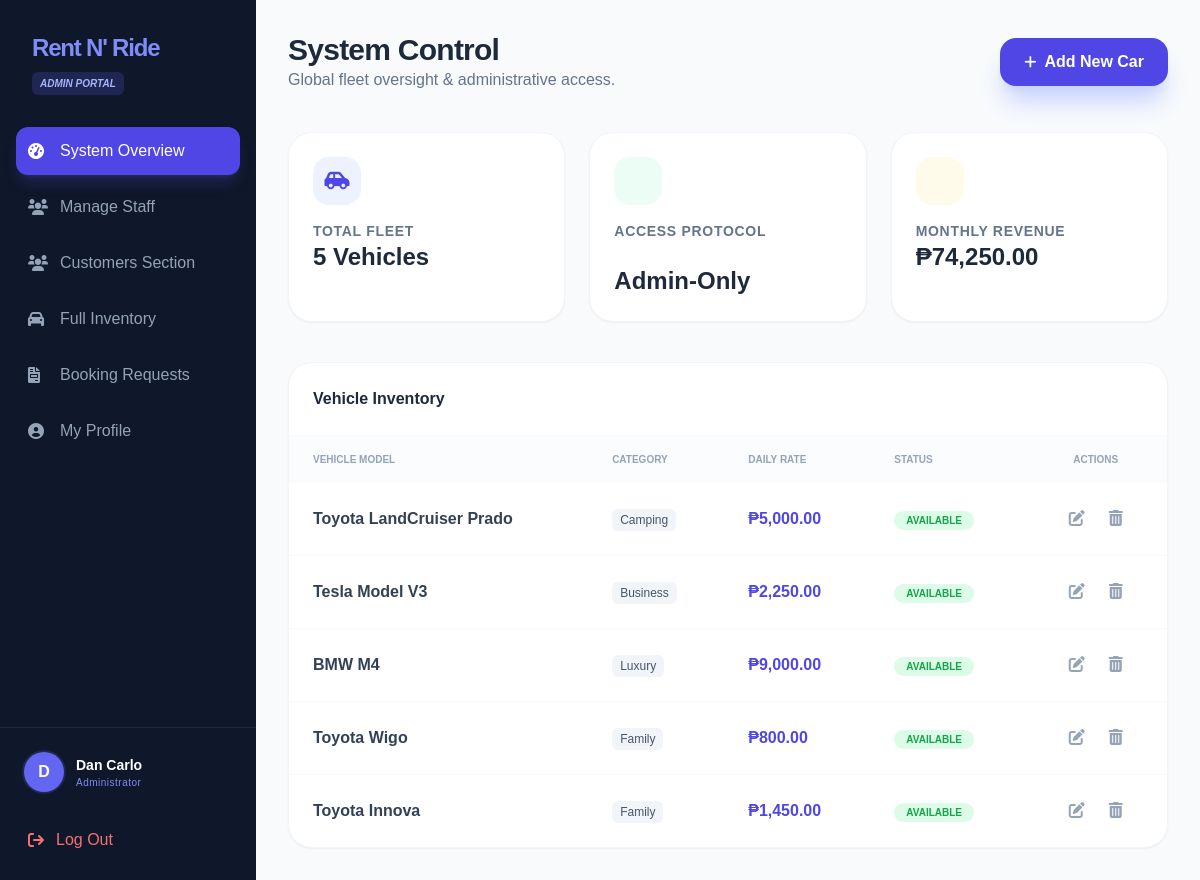
Screenshot of /index.php (signed in) with the database file from the repository.
### tables this page shows
CREATE TABLE `tbl_cars` (
  `id` int(11) NOT NULL,
  `model` varchar(100) NOT NULL,
  `type` varchar(50) DEFAULT NULL,
  `status` varchar(50) DEFAULT 'Available',
  `daily_rate` decimal(10,2) DEFAULT NULL,
  `image` varchar(255) DEFAULT NULL
);

### admindashboard.php (the view, shortened to what this page needs)
<?php
require_once 'auth.php';
$cars = [];
try {
    $stmt = $pdo->query("SELECT * FROM tbl_cars ORDER BY id DESC");
    $cars = $stmt->fetchAll(PDO::FETCH_ASSOC);
} catch (PDOException $e) {
    $error_db = "Database error: " . $e->getMessage();
}
?>
<!DOCTYPE html>
<html lang="en">
<head>
    <script src="https://cdn.tailwindcss.com"></script>
    <link rel="stylesheet" href="https://cdnjs.cloudflare.com/ajax/libs/font-awesome/6.0.0/css/all.min.css">
</head>
<body class="bg-slate-50" x-data="{ showLogoutModal: false }">
    <div class="flex min-h-screen">
        <aside class="w-64 glass-sidebar text-white flex flex-col fixed h-full">
            <div class="p-8">
                <h1 class="text-2xl font-bold tracking-tighter text-indigo-400">Rent N' Ride</h1>
                <span class="text-[10px] bg-indigo-500/20 text-indigo-300 px-2 py-1 rounded-md uppercase font-bold mt-2 inline-block italic">Admin Portal</span>
            </div>
            <nav class="flex-1 px-4 space-y-2">
                <a href="index.php" class="flex items-center space-x-3 p-3 bg-indigo-600 rounded-xl text-white shadow-lg shadow-indigo-500/20 transition">
                    <i class="fa-solid fa-gauge-high w-5"></i> <span>System Overview</span>
                </a>
                <a href="manage_staff.php" class="flex items-center space-x-3 p-3 text-slate-400 hover:bg-slate-800 rounded-xl">
                    <i class="fa-solid fa-users w-5"></i> <span>Manage Staff</span>
                </a>
                <a href="customer.php" class="flex items-center space-x-3 p-3 text-slate-400 hover:bg-slate-800 rounded-xl transition">
                    <i class="fa-solid fa-users w-5"></i> <span>Customers Section</span>
                </a>
                <a href="car_manage.php" class="flex items-center space-x-3 p-3 text-slate-400 hover:bg-slate-800 rounded-xl transition">
                    <i class="fa-solid fa-car w-5"></i> <span>Full Inventory</span>
                </a>
                <a href="manage_rentals.php" class="flex items-center space-x-3 p-3 <?= ($current_page == 'manage_rentals.php') ? 'bg-indigo-600 text-white' : 'text-slate-400 hover:bg-slate-800' ?> rounded-xl transition">
                    <i class="fa-solid fa-file-invoice w-5"></i>
                    <span>Booking Requests</span>
                </a>
                <a href="admin_profile.php" class="flex items-center space-x-3 p-3 text-slate-400 hover:bg-slate-800 rounded-xl transition group">
                    <i class="fa-solid fa-circle-user w-5 group-hover:text-indigo-400 transition"></i>
                    <span>My Profile</span>
                </a>
            </nav>
            <div class="p-4 border-t border-slate-800">
                <div class="flex items-center space-x-3 mb-4 px-2 p-2 rounded-xl">
                    <div class="w-10 h-10 bg-indigo-500 rounded-full flex items-center justify-center font-bold text-white ring-2 ring-indigo-500/20">
                        <?php echo strtoupper(substr($_SESSION['username'] ?? 'A', 0, 1)); ?>
                    </div>
                    <div>
                        <p class="text-sm font-semibold truncate w-32"><?php echo htmlspecialchars($_SESSION['username'] ?? 'Admin'); ?></p>
                        <p class="text-[10px] text-indigo-400 font tracking-wider">Administrator</p>
                    </div>
                </div>
                <button @click="showLogoutModal = true" class="flex items-center space-x-3 p-3 text-red-400 hover:bg-red-500/10 rounded-xl transition w-full text-left">
                    <i class="fa-solid fa-arrow-right-from-bracket"></i> <span>Log Out</span>
                </button>
            </div>
        </aside>
        <main class="ml-64 flex-1 p-8">
            <header class="flex justify-between items-center mb-10">
                <div>
                    <h2 class="text-3xl font-bold text-slate-800 tracking-tight">System Control</h2>
                    <p class="text-slate-500">Global fleet oversight & administrative access.</p>
                </div>
                <button onclick="openModal('addCarModal')" class="bg-indigo-600 text-white px-6 py-3 rounded-2xl font-bold flex items-center gap-2 hover:bg-indigo-700 transition shadow-xl shadow-indigo-200">
                    <i class="fa-solid fa-plus text-sm"></i> Add New Car
                </button>
            </header>
            <div class="grid grid-cols-1 md:grid-cols-3 gap-6 mb-10">
                <div class="bg-white p-6 rounded-3xl border border-slate-100 shadow-sm transition">
                    <div class="w-12 h-12 bg-indigo-50 text-indigo-600 rounded-2xl flex items-center justify-center mb-4">
                        <i class="fa-solid fa-car-side text-xl"></i>
                    </div>
                    <p class="text-slate-500 text-sm font-semibold uppercase tracking-wider">Total Fleet</p>
                    <h3 class="text-2xl font-bold text-slate-800"><?php echo count($cars); ?> Vehicles</h3>
                </div>
                <div class="bg-white p-6 rounded-3xl border border-slate-100 shadow-sm transition">
                    <div class="w-12 h-12 bg-emerald-50 text-emerald-600 rounded-2xl flex items-center justify-center mb-4">
                    </div>
                    <p class="text-slate-500 text-sm font-semibold uppercase tracking-wider">Access Protocol</p>
                    <h3 class="text-2xl font-bold text-slate-800">Admin-Only</h3>
                </div>
                <div class="bg-white p-6 rounded-3xl border border-slate-100 shadow-sm transition">
                    <div class="w-12 h-12 bg-amber-50 text-amber-600 rounded-2xl flex items-center justify-center mb-4">
                    </div>
                    <p class="text-slate-500 text-sm font-semibold uppercase tracking-wider">Monthly Revenue</p>
                    <h3 class="text-2xl font-bold text-slate-800">₱74,250.00</h3>
                </div>
            </div>
            <div class="bg-white rounded-3xl border border-slate-100 shadow-sm overflow-hidden">
                <div class="p-6 border-b border-slate-50 flex justify-between items-center">
                    <h3 class="font-bold text-slate-800">Vehicle Inventory</h3>
                </div>
                <div class="overflow-x-auto">
                    <table class="w-full text-left">
                        <thead class="bg-slate-50/50 text-slate-400 text-[10px] uppercase font-bold">
                            <tr>
                                <th class="px-6 py-4">Vehicle Model</th>
                                <th class="px-6 py-4">Category</th>
                                <th class="px-6 py-4">Daily Rate</th>
                                <th class="px-6 py-4">Status</th>
                                <th class="px-6 py-4 text-center">Actions</th>
                            </tr>
                        </thead>
                        <tbody class="divide-y divide-slate-50">
                            <?php foreach ($cars as $car): ?>
                            <tr class="hover:bg-slate-50/50 transition">
                                <td class="px-6 py-4 font-semibold text-slate-700"><?php echo htmlspecialchars($car['model']); ?></td>
                                <td class="px-6 py-4">
                                    <span class="text-xs bg-slate-100 text-slate-600 px-2 py-1 rounded-md"><?php echo htmlspecialchars($car['type']); ?></span>
                                </td>
                                <td class="px-6 py-4 text-indigo-600 font-bold">₱<?php echo number_format($car['daily_rate'], 2); ?></td>
                                <td class="px-6 py-4">
                                    <span class="px-3 py-1 bg-green-100 text-green-600 rounded-full text-[10px] font-bold uppercase"><?php echo htmlspecialchars($car['status']); ?></span>
                                </td>
                                <td class="px-6 py-4 text-center flex justify-center gap-2">
                                    <button onclick='openEditModal(<?php echo json_encode($car); ?>)' class="text-slate-400 hover:text-indigo-600 transition p-2">
                                        <i class="fa-solid fa-pen-to-square"></i>
                                    </button>
                                    <a href="delete_car.php?id=<?php echo $car['id']; ?>" onclick="return confirm('Remove vehicle?')" class="text-slate-400 hover:text-red-600 transition p-2">
                                        <i class="fa-solid fa-trash-can"></i>
                                    </a>
                                </td>
                            </tr>
                            <?php endforeach; ?>
                        </tbody>
                    </table>
                </div>
            </div>
        </main>
    </div>
</body>
</html>

### admindashboard.php (style rules this page uses)
body { font-family: 'Plus Jakarta Sans', sans-serif; }
.glass-sidebar { background: #0f172a; }

### rows the page displays
tbl_cars: model "Toyota LandCruiser Prado", type "Camping", daily_rate "5,000.00", status "AVAILABLE"
tbl_cars: model "Tesla Model V3", type "Business", daily_rate "2,250.00", status "AVAILABLE"
tbl_cars: model "BMW M4", type "Luxury", daily_rate "9,000.00", status "AVAILABLE"
tbl_cars: model "Toyota Wigo", type "Family", daily_rate "800.00", status "AVAILABLE"
tbl_cars: model "Toyota Innova", type "Family", daily_rate "1,450.00", status "AVAILABLE"

### other values shown
substr($_SESSION['username'] ?? 'A', 0, 1) "D"
$_SESSION['username'] "Dan Carlo"
count($cars) "5"
